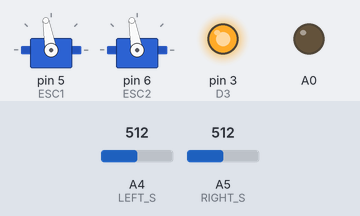
The sketch below on a simulated Arduino Uno, built with avr-gcc and run on an emulated ATmega328P. On the bench: 2 × servo, output pins drawn as LEDs (lit = HIGH). Inputs (shaded band) come from the test bench; at power-on: A4 (LEFT_S) = 512, A5 (RIGHT_S) = 512.

Above: at 3.2 s.
3.3 s: A4 (LEFT_S) set to 459
4.8 s: A4 (LEFT_S) set to 437
At 5.5 s:
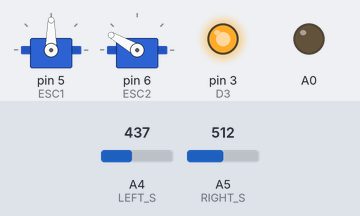
6.3 s: A4 (LEFT_S) set to 460
At 7.0 s:
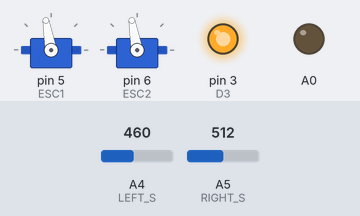
7.8 s: A5 (RIGHT_S) set to 461
9.3 s: A5 (RIGHT_S) set to 435
At 10.1 s:
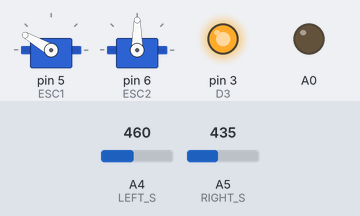
10.8 s: A5 (RIGHT_S) set to 460
At 11.6 s:
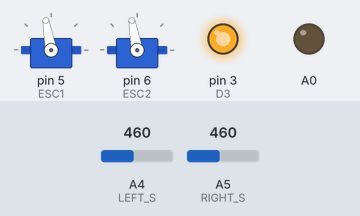
Timing chart, 0 to 13.3 s (numbered marks = the images above; inputs shaded):
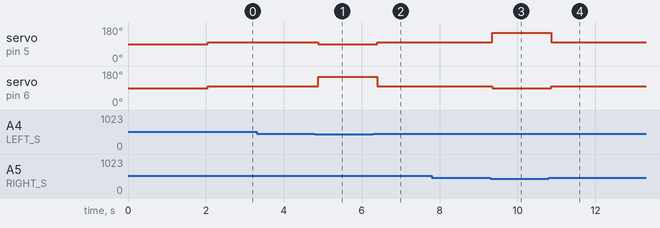

Measured:
- the behaviour switches between 451 and 450 on A4 (LEFT_S) (found by bisection; images 0 and 1)
- the behaviour switches between 451 and 450 on A5 (RIGHT_S) (found by bisection; images 2 and 3)
- after the input at 3.3 s, every drawn part: stays the same
- after the input at 4.8 s, servo on pin 5 (ESC1): 100° → 90° after 0.09 s; servo on pin 6 (ESC2): 100° → 150° after 0.09 s
- after the input at 6.3 s, servo on pin 5 (ESC1): 90° → 100° after 0.10 s; servo on pin 6 (ESC2): 150° → 100° after 0.10 s
- after the input at 7.8 s, every drawn part: stays the same
- after the input at 9.3 s, servo on pin 5 (ESC1): 100° → 150° after 0.05 s; servo on pin 6 (ESC2): 100° → 90° after 0.05 s
- after the input at 10.8 s, servo on pin 5 (ESC1): 150° → 100° after 0.06 s; servo on pin 6 (ESC2): 90° → 100° after 0.06 s

The sketch:

black_line.ino
```cpp
#include <SPI.h>
#include <Servo.h>
Servo ESC1, ESC2, serv4;  //создаем ESC1

int D3 = 3;

// Пины подключения датчиков
#define LEFT_S  A4
#define RIGHT_S A5

// Скорость движения
#define SPEED 100

// Состояния
#define STATE_FORWARD 0
#define STATE_LEFT    1
#define STATE_RIGHT   2

//#define FAST_TIME 500

// Начальные условия
int state = STATE_FORWARD;
//int cur_Speed = SPEED;
//int fastTime = 0;

// Движение по прямой
void m_Forward()
{
  state = STATE_FORWARD;
  ESC1.write(SPEED);
  ESC2.write(SPEED);
  delay(10);

}

// Поворот направо
void m_Right()
{
  state = STATE_RIGHT;


  // Замедляем правое колесо относительно левого
  ESC1.write(90);
  ESC2.write(150);
  delay(10);
}

// Поворот налево
void m_Left()
{

  // Замедляем левое колесо относительно левого
  ESC2.write(90);
  ESC1.write(150);
  delay(10);
}


void setup() {

  ESC1.attach(5);  //подключаем ESC1
  ESC2.attach(6);
//  ESC1.write(1000);  //подключаем ESC1
//  ESC2.write(1000);
//    ESC1.write(1000);  //подключаем ESC1
//  ESC2.write(1000);
  pinMode(A0, OUTPUT);
  pinMode(D3, OUTPUT);
  pinMode(A4, INPUT);
  pinMode(A5, INPUT);
  digitalWrite(D3, HIGH);
  Serial.begin(115200);
  delay(2000);
  void m_Forward();

}

void loop()
{
  int left = analogRead(LEFT_S);
  int right = analogRead(RIGHT_S);
  delay(50);

  // Состояние изменения
  int new_State;

  if (((left < 450) && (right < 450)) || ((left > 450) && (right > 450))) {
    new_State = STATE_FORWARD;
  }

  else if (left > 451) {
    new_State = STATE_LEFT;
  }

  else if (right > 451) {
    new_State = STATE_RIGHT;

  }

  switch (new_State) {
    case STATE_FORWARD:
      m_Forward();
      break;

    case STATE_RIGHT:
      m_Right();
      break;

    case STATE_LEFT:
      m_Left();
      break;
    default:
      break;
  }

}
```
